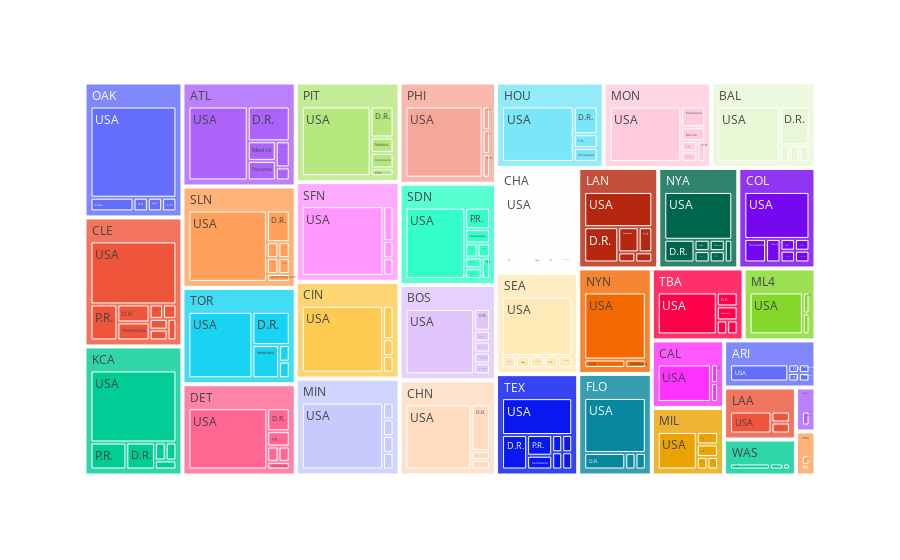

Write notebook code for a chart like this one.
### Code cell
fig = px.treemap(df_salaries_treemap, path=['Equipo', 'Nacionalidad'], values='count')

fig.show()

### Figure 1 — Plotly figure (JSON) as saved in the notebook; plotly's stock layout.template omitted (floating-point values rounded to 4 significant figures; data arrays with more than 128 entries replaced by an {"elided": "..."} marker saying what was removed)
{"data": [{"branchvalues": "total", "domain": {"x": [0, 1], "y": [0, 1]}, "hovertemplate": "labels=%{label}<br>count=%{value}<br>parent=%{parent}<br>id=%{id}<extra></extra>", "ids": {"elided": "210 str values"}, "labels": {"elided": "210 str values"}, "name": "", "parents": {"elided": "210 str values"}, "type": "treemap", "values": {"elided": "210 int values"}}], "layout": {"autosize": true, "legend": {"tracegroupgap": 0}, "margin": {"t": 60}}}
